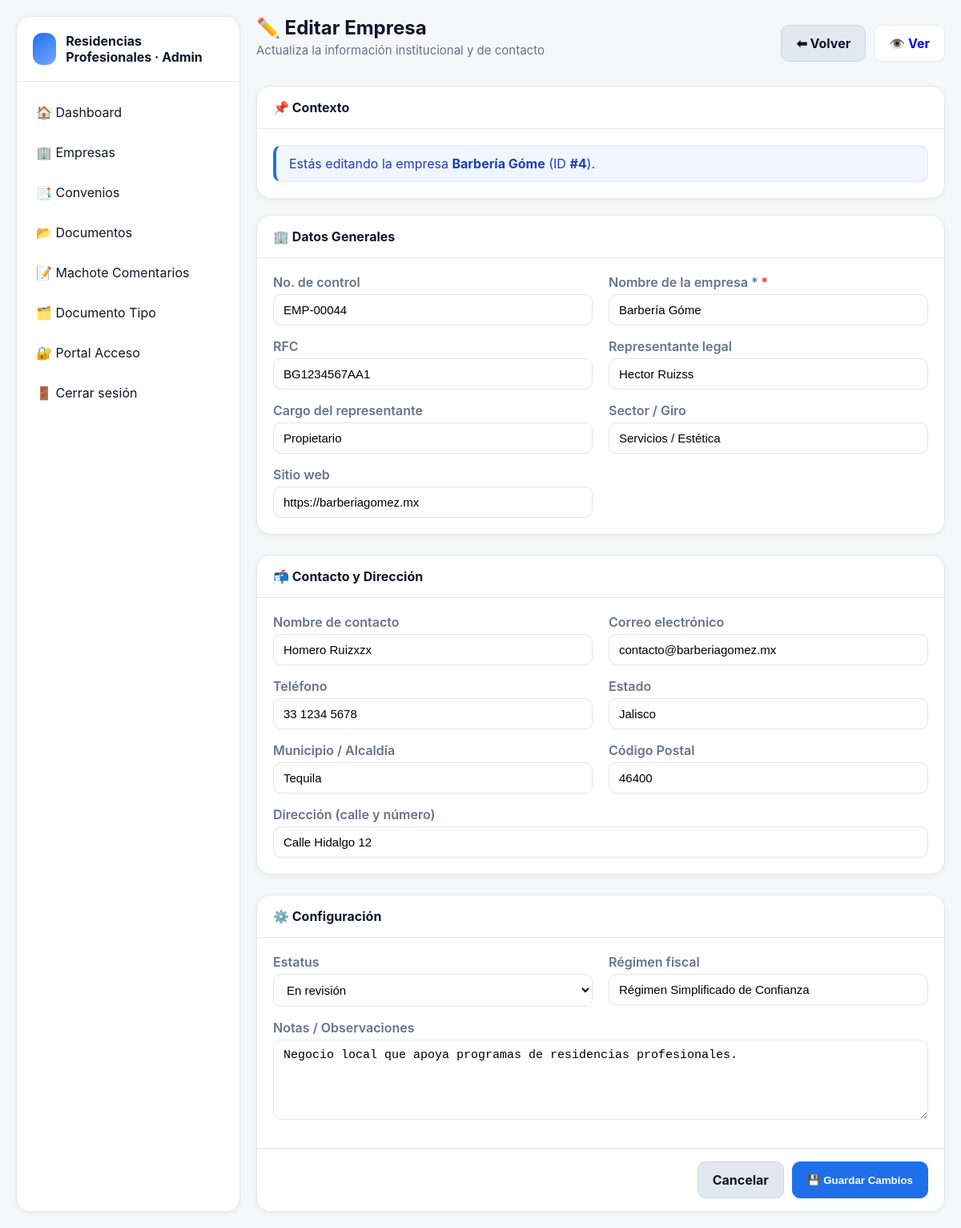
Page /recidencia/view/empresa/empresa_edit.php?id=4 on the committed database.
### tables this page shows
CREATE TABLE `rp_empresa` (
  `id` bigint(20) NOT NULL AUTO_INCREMENT,
  `numero_control` varchar(20) DEFAULT NULL,
  `nombre` varchar(191) NOT NULL,
  `rfc` varchar(20) DEFAULT NULL,
  `representante` varchar(191) DEFAULT NULL,
  `cargo_representante` varchar(191) DEFAULT NULL,
  `sector` varchar(191) DEFAULT NULL,
  `sitio_web` varchar(255) DEFAULT NULL,
  `contacto_nombre` varchar(191) DEFAULT NULL,
  `contacto_email` varchar(191) DEFAULT NULL,
  `telefono` varchar(30) DEFAULT NULL,
  `estado` varchar(100) DEFAULT NULL,
  `municipio` varchar(100) DEFAULT NULL,
  `cp` varchar(10) DEFAULT NULL,
  `direccion` varchar(255) DEFAULT NULL,
  `estatus` enum('Activa','En revisión','Inactiva','Suspendida') NOT NULL DEFAULT 'En revisión',
  `regimen_fiscal` varchar(191) DEFAULT NULL,
  `notas` text DEFAULT NULL,
  `creado_en` datetime NOT NULL DEFAULT current_timestamp(),
  `actualizado_en` datetime DEFAULT NULL ON UPDATE current_timestamp(),
  PRIMARY KEY (`id`),
  UNIQUE KEY `uk_empresa_rfc` (`rfc`),
  UNIQUE KEY `numero_control` (`numero_control`),
  KEY `idx_empresa_nombre` (`nombre`)
);

### recidencia/view/empresa/empresa_edit.php (the view, shortened to what the rows shown need)
<?php
$handlerResult = require __DIR__ . '/../../handler/empresa/empresa_edit_handler.php';
$empresaId = $handlerResult['empresaId'];
$formData = $handlerResult['formData'];
$estatusOptions = $handlerResult['estatusOptions'];
$controllerError = $handlerResult['controllerError'];
$loadError = $handlerResult['loadError'];
$empresaNombre = empresaFormValue($formData, 'nombre');
?>
<!DOCTYPE html>
<html lang="es">
<head>
  <link rel="stylesheet" href="../../assets/css/dashboard.css" />
  <link rel="stylesheet" href="../../assets/css/empresas/empresaedit.css" />
</head>
<body>
  <div class="app">
    <?php include __DIR__ . '/../../layout/sidebar.php'; ?>
    <main class="main">
      <header class="topbar">
        <div>
          <h2>✏️ Editar Empresa</h2>
        </div>
      </header>
      <?php if ($controllerError !== null || $loadError !== null) : ?>
        <section class="card">
          <header>⚠️ Aviso</header>
          <div class="content">
            <?php if ($controllerError !== null) : ?>
              <div class="alert error">
                <?php echo htmlspecialchars($controllerError, ENT_QUOTES, 'UTF-8'); ?>
              </div>
            <?php endif; ?>
            <?php if ($loadError !== null) : ?>
              <div class="alert error">
                <?php echo htmlspecialchars($loadError, ENT_QUOTES, 'UTF-8'); ?>
              </div>
            <?php endif; ?>
            <p>Utiliza el enlace anterior para volver al listado de empresas.</p>
          </div>
        </section>
      <?php else : ?>
        <section class="card">
          <header>📌 Contexto</header>
          <div class="content">
            <div class="alert info">
              Estás editando la empresa <strong><?php echo htmlspecialchars($empresaNombre, ENT_QUOTES, 'UTF-8'); ?></strong>
              (ID <strong>#<?php echo htmlspecialchars((string) $empresaId, ENT_QUOTES, 'UTF-8'); ?></strong>).
            </div>
          </div>
        </section>
        <form class="form-grid" method="post" action="">
          <section class="card">
            <header>🏢 Datos Generales</header>
            <div class="content grid">
              <div class="field">
                <label for="numero_control">No. de control</label>
                <input id="numero_control" name="numero_control" type="text" maxlength="20" placeholder="Ej: EMP-0001"
                  value="<?php echo htmlspecialchars(empresaFormValue($formData, 'numero_control'), ENT_QUOTES, 'UTF-8'); ?>" />
              </div>
              <div class="field">
                <label for="nombre" class="required">Nombre de la empresa *</label>
                <input id="nombre" name="nombre" type="text" required placeholder="Ej: Casa del Barrio"
                  value="<?php echo htmlspecialchars(empresaFormValue($formData, 'nombre'), ENT_QUOTES, 'UTF-8'); ?>" />
              </div>
              <div class="field">
                <label for="rfc">RFC</label>
                <input id="rfc" name="rfc" type="text" maxlength="20" placeholder="Ej: CDB810101AA1"
                  value="<?php echo htmlspecialchars(empresaFormValue($formData, 'rfc'), ENT_QUOTES, 'UTF-8'); ?>" />
              </div>
              <div class="field">
                <label for="representante">Representante legal</label>
                <input id="representante" name="representante" type="text" placeholder="Ej: José Manuel Velador"
                  value="<?php echo htmlspecialchars(empresaFormValue($formData, 'representante'), ENT_QUOTES, 'UTF-8'); ?>" />
              </div>
              <div class="field">
                <label for="cargo_representante">Cargo del representante</label>
                <input id="cargo_representante" name="cargo_representante" type="text" placeholder="Ej: Director General"
                  value="<?php echo htmlspecialchars(empresaFormValue($formData, 'cargo_representante'), ENT_QUOTES, 'UTF-8'); ?>" />
              </div>
              <div class="field">
                <label for="sector">Sector / Giro</label>
                <input id="sector" name="sector" type="text" placeholder="Ej: Educación / Social"
                  value="<?php echo htmlspecialchars(empresaFormValue($formData, 'sector'), ENT_QUOTES, 'UTF-8'); ?>" />
              </div>
              <div class="field">
                <label for="sitio_web">Sitio web</label>
                <input id="sitio_web" name="sitio_web" type="url" placeholder="https://www.empresa.mx"
                  value="<?php echo htmlspecialchars(empresaFormValue($formData, 'sitio_web'), ENT_QUOTES, 'UTF-8'); ?>" />
              </div>
            </div>
          </section>
          <section class="card">
            <header>📬 Contacto y Dirección</header>
            <div class="content grid">
              <div class="field">
                <label for="contacto_nombre">Nombre de contacto</label>
                <input id="contacto_nombre" name="contacto_nombre" type="text" placeholder="Ej: Responsable RH"
                  value="<?php echo htmlspecialchars(empresaFormValue($formData, 'contacto_nombre'), ENT_QUOTES, 'UTF-8'); ?>" />
              </div>
              <div class="field">
                <label for="contacto_email">Correo electrónico</label>
                <input id="contacto_email" name="contacto_email" type="email" placeholder="contacto@empresa.mx"
                  value="<?php echo htmlspecialchars(empresaFormValue($formData, 'contacto_email'), ENT_QUOTES, 'UTF-8'); ?>" />
              </div>
              <div class="field">
                <label for="telefono">Teléfono</label>
                <input id="telefono" name="telefono" type="tel" placeholder="(33) 1234 5678"
                  value="<?php echo htmlspecialchars(empresaFormValue($formData, 'telefono'), ENT_QUOTES, 'UTF-8'); ?>" />
              </div>
              <div class="field">
                <label for="estado">Estado</label>
                <input id="estado" name="estado" type="text" placeholder="Ej: Jalisco"
                  value="<?php echo htmlspecialchars(empresaFormValue($formData, 'estado'), ENT_QUOTES, 'UTF-8'); ?>" />
              </div>
              <div class="field">
                <label for="municipio">Municipio / Alcaldía</label>
                <input id="municipio" name="municipio" type="text" placeholder="Ej: Guadalajara"
                  value="<?php echo htmlspecialchars(empresaFormValue($formData, 'municipio'), ENT_QUOTES, 'UTF-8'); ?>" />
              </div>
              <div class="field">
                <label for="cp">Código Postal</label>
                <input id="cp" name="cp" type="text" placeholder="Ej: 44100"
                  value="<?php echo htmlspecialchars(empresaFormValue($formData, 'cp'), ENT_QUOTES, 'UTF-8'); ?>" />
              </div>
              <div class="field col-span-2">
                <label for="direccion">Dirección (calle y número)</label>
                <input id="direccion" name="direccion" type="text" placeholder="Ej: Calle Independencia 321"
                  value="<?php echo htmlspecialchars(empresaFormValue($formData, 'direccion'), ENT_QUOTES, 'UTF-8'); ?>" />
              </div>
            </div>
          </section>
          <section class="card">
            <header>⚙️ Configuración</header>
            <div class="content grid">
              <div class="field">
                <label for="estatus">Estatus</label>
                <select id="estatus" name="estatus">
                  <?php foreach ($estatusOptions as $option) : ?>
                    <option value="<?php echo htmlspecialchars($option, ENT_QUOTES, 'UTF-8'); ?>"
                      <?php echo empresaFormValue($formData, 'estatus') === $option ? 'selected' : ''; ?>>
                      <?php echo htmlspecialchars($option, ENT_QUOTES, 'UTF-8'); ?>
                    </option>
                  <?php endforeach; ?>
                </select>
              </div>
              <div class="field">
                <label for="regimen_fiscal">Régimen fiscal</label>
                <input id="regimen_fiscal" name="regimen_fiscal" type="text" placeholder="Opcional"
                  value="<?php echo htmlspecialchars(empresaFormValue($formData, 'regimen_fiscal'), ENT_QUOTES, 'UTF-8'); ?>" />
              </div>
              <div class="field col-span-2">
                <label for="notas">Notas / Observaciones</label>
                <textarea id="notas" name="notas" rows="4"
                  placeholder="Comentarios internos del área de vinculación..."><?php echo htmlspecialchars(empresaFormValue($formData, 'notas'), ENT_QUOTES, 'UTF-8'); ?></textarea>
              </div>
            </div>
            <div class="actions">
              <a href="empresa_view.php?id=<?php echo urlencode((string) $empresaId); ?>" class="btn secondary">Cancelar</a>
              <button type="submit" class="btn primary">💾 Guardar Cambios</button>
            </div>
          </section>
        </form>
      <?php endif; ?>
    </main>
  </div>
</body>
</html>

### rows in the picture
rp_empresa: nombre "Barbería Góme", numero_control "EMP-00044", rfc "BG1234567AA1", representante "Hector Ruizss", cargo_representante "Propietario", sector "Servicios / Estética", sitio_web "https://barberiagomez.mx", contacto_nombre "Homero Ruizxzx", contacto_email "contacto@barberiagomez.mx", telefono "33 1234 5678", estado "Jalisco", municipio "Tequila", cp "46400", direccion "Calle Hidalgo 12", estatus "En revisión", regimen_fiscal "Régimen Simplificado de Confianza", notas "Negocio local que apoya programas de residencias profesionales."

### other values in the picture
$empresaId "4"
